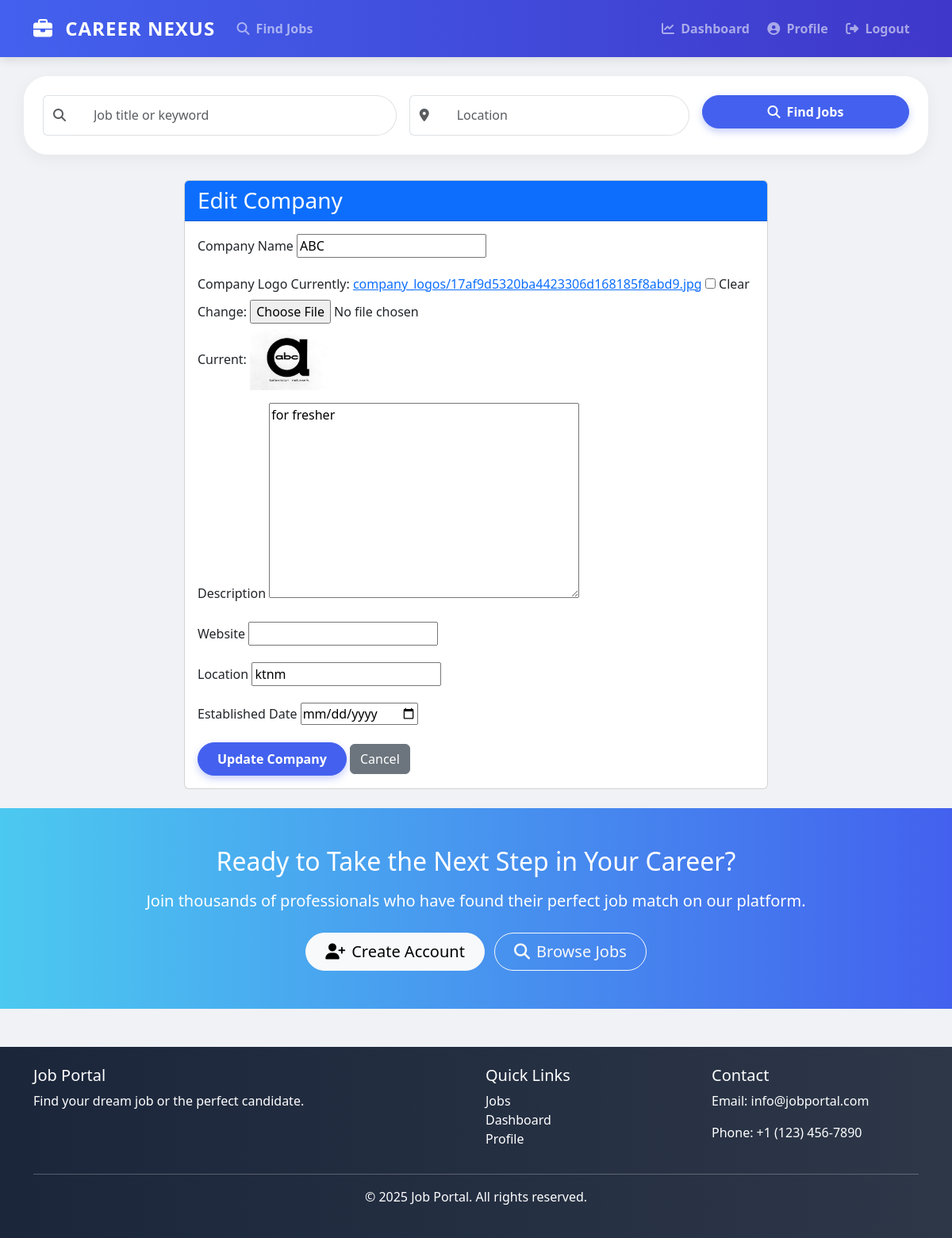
The page /companies/1/update/ (signed in) on the database its author committed.
### companies/models.py (models this page shows, shortened)
class Company(models.Model):
    name = models.CharField(max_length=100)
    owner = models.ForeignKey(User, on_delete=models.CASCADE, related_name='companies')
    logo = models.ImageField(upload_to='company_logos/', blank=True, null=True)
    description = models.TextField()
    website = models.URLField(blank=True, null=True)
    location = models.CharField(max_length=100)
    established_date = models.DateField(blank=True, null=True)
    class Meta:
        verbose_name_plural = "Companies"

### companies/views.py (the view)
# urls.py: path('<int:pk>/update/', views.company_update, name='company_update'),
@login_required
def company_update(request, pk):
    company = get_object_or_404(Company, pk=pk, owner=request.user)
    if request.method == 'POST':
        form = CompanyForm(request.POST, request.FILES, instance=company)
        if form.is_valid():
            form.save()
            messages.success(request, 'Company updated successfully!')
            return redirect('company_detail', pk=company.pk)
    else:
        form = CompanyForm(instance=company)
    return render(request, 'companies/company_form.html', {'form': form, 'company': company})

### companies/forms.py
class CompanyForm(forms.ModelForm):
    class Meta:
        model = Company
        fields = ['name', 'logo', 'description', 'website', 'location', 'established_date']
        widgets = {
            'established_date': forms.DateInput(attrs={'type': 'date'}),
        }

### templates/companies/company_form.html (shortened to what this page needs)
{% extends 'base.html' %}
{% block content %}
<div class="row justify-content-center">
    <div class="col-md-8">
        <div class="card">
            <div class="card-header bg-primary text-white">
                <h3 class="mb-0">{% if company %}Edit{% else %}Add{% endif %} Company</h3>
            </div>
            <div class="card-body">
                <form method="POST" enctype="multipart/form-data">
                    <div class="mb-3">
                        <label for="{{ form.name.id_for_label }}" class="form-label">Company Name</label>
                        {{ form.name }}
                    </div>
                    <div class="mb-3">
                        <label for="{{ form.logo.id_for_label }}" class="form-label">Company Logo</label>
                        {{ form.logo }}
                        {% if company and company.logo %}
                            <p class="mt-2">Current: <img src="{{ company.logo.url }}" alt="Current Logo" style="max-width: 100px;"></p>
                        {% endif %}
                    </div>
                    <div class="mb-3">
                        <label for="{{ form.description.id_for_label }}" class="form-label">Description</label>
                        {{ form.description }}
                    </div>
                    <div class="mb-3">
                        <label for="{{ form.website.id_for_label }}" class="form-label">Website</label>
                        {{ form.website }}
                    </div>
                    <div class="mb-3">
                        <label for="{{ form.location.id_for_label }}" class="form-label">Location</label>
                        {{ form.location }}
                    </div>
                    <div class="mb-3">
                        <label for="{{ form.established_date.id_for_label }}" class="form-label">Established Date</label>
                        {{ form.established_date }}
                    </div>
                    <button type="submit" class="btn btn-primary">{% if company %}Update{% else %}Create{% endif %} Company</button>
                    <a href="{% if company %}{% url 'company_detail' company.pk %}{% else %}{% url 'company_list' %}{% endif %}" class="btn btn-secondary">Cancel</a>
                </form>
            </div>
        </div>
    </div>
</div>
{% endblock %}

### templates/base.html (style rules this page uses)
:root { --primary-color: #4361ee; --secondary-color: #3f37c9; --accent-color: #4cc9f0; --dark-color: #1b263b; --light-color: #f8f9fa; }
body { font-family: 'Segoe UI', Tahoma, Geneva, Verdana, sans-serif; background-color: #f0f2f5; }
.btn-primary { background-color: var(--primary-color); border-color: var(--primary-color); border-radius: 30px; padding: 0.5rem 1.5rem; font-weight: 600; box-shadow: 0 4px 10px rgba(67, 97, 238, 0.3); }

### rows shown on the page
Company: name "ABC", logo (picture), description "for fresher", location "ktnm"
